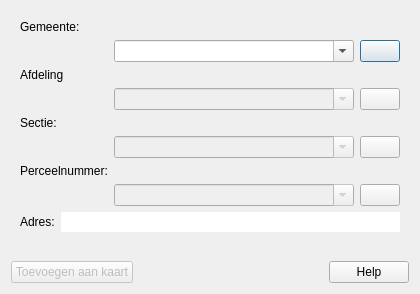
<?xml version="1.0" encoding="UTF-8"?>
<ui version="4.0">
 <author>Kay Warrie</author>
 <class>geopunt4QgisParcelDlg</class>
 <widget class="QDialog" name="geopunt4QgisParcelDlg">
  <property name="geometry">
   <rect>
    <x>0</x>
    <y>0</y>
    <width>420</width>
    <height>294</height>
   </rect>
  </property>
  <property name="minimumSize">
   <size>
    <width>0</width>
    <height>280</height>
   </size>
  </property>
  <property name="maximumSize">
   <size>
    <width>900</width>
    <height>900</height>
   </size>
  </property>
  <property name="windowTitle">
   <string>Zoek een perceel</string>
  </property>
  <property name="windowIcon">
   <iconset resource="resources.qrc">
    <normaloff>:/svg/images/Place.svg</normaloff>:/svg/images/Place.svg</iconset>
  </property>
  <layout class="QVBoxLayout" name="verticalLayout">
   <item>
    <widget class="QWidget" name="parcelWgt" native="true">
     <property name="sizePolicy">
      <sizepolicy hsizetype="Preferred" vsizetype="MinimumExpanding">
       <horstretch>0</horstretch>
       <verstretch>0</verstretch>
      </sizepolicy>
     </property>
     <layout class="QFormLayout" name="formLayout">
      <item row="0" column="0">
       <widget class="QLabel" name="municipalityLbl">
        <property name="text">
         <string>Gemeente:</string>
        </property>
       </widget>
      </item>
      <item row="1" column="1">
       <layout class="QHBoxLayout" name="horizontalLayout">
        <item>
         <widget class="QComboBox" name="municipalityCbx">
          <property name="sizePolicy">
           <sizepolicy hsizetype="MinimumExpanding" vsizetype="Fixed">
            <horstretch>0</horstretch>
            <verstretch>0</verstretch>
           </sizepolicy>
          </property>
          <property name="editable">
           <bool>true</bool>
          </property>
         </widget>
        </item>
        <item>
         <widget class="QPushButton" name="ZoomKnop_muni">
          <property name="toolTip">
           <string>Zoom naar</string>
          </property>
          <property name="statusTip">
           <string>Zoom naar</string>
          </property>
          <property name="text">
           <string/>
          </property>
          <property name="icon">
           <iconset resource="resources.qrc">
            <normaloff>:/plugins/geopunt4Qgis/images/binocularsSmall.png</normaloff>:/plugins/geopunt4Qgis/images/binocularsSmall.png</iconset>
          </property>
          <property name="autoDefault">
           <bool>true</bool>
          </property>
          <property name="flat">
           <bool>false</bool>
          </property>
         </widget>
        </item>
       </layout>
      </item>
      <item row="2" column="0">
       <widget class="QLabel" name="departmentLbl">
        <property name="text">
         <string>Afdeling </string>
        </property>
       </widget>
      </item>
      <item row="3" column="1">
       <layout class="QHBoxLayout" name="horizontalLayout_2">
        <item>
         <widget class="QComboBox" name="departmentCbx">
          <property name="enabled">
           <bool>false</bool>
          </property>
          <property name="sizePolicy">
           <sizepolicy hsizetype="MinimumExpanding" vsizetype="Fixed">
            <horstretch>0</horstretch>
            <verstretch>0</verstretch>
           </sizepolicy>
          </property>
          <property name="editable">
           <bool>true</bool>
          </property>
         </widget>
        </item>
        <item>
         <widget class="QPushButton" name="ZoomKnop_dep">
          <property name="toolTip">
           <string>Zoom naar</string>
          </property>
          <property name="statusTip">
           <string>Zoom naar</string>
          </property>
          <property name="text">
           <string/>
          </property>
          <property name="icon">
           <iconset resource="resources.qrc">
            <normaloff>:/plugins/geopunt4Qgis/images/binocularsSmall.png</normaloff>:/plugins/geopunt4Qgis/images/binocularsSmall.png</iconset>
          </property>
          <property name="autoDefault">
           <bool>true</bool>
          </property>
          <property name="flat">
           <bool>false</bool>
          </property>
         </widget>
        </item>
       </layout>
      </item>
      <item row="4" column="0">
       <widget class="QLabel" name="sectionLbl">
        <property name="text">
         <string>Sectie:</string>
        </property>
       </widget>
      </item>
      <item row="5" column="1">
       <layout class="QHBoxLayout" name="horizontalLayout_3">
        <item>
         <widget class="QComboBox" name="sectionCbx">
          <property name="enabled">
           <bool>false</bool>
          </property>
          <property name="sizePolicy">
           <sizepolicy hsizetype="MinimumExpanding" vsizetype="Fixed">
            <horstretch>0</horstretch>
            <verstretch>0</verstretch>
           </sizepolicy>
          </property>
          <property name="editable">
           <bool>true</bool>
          </property>
         </widget>
        </item>
        <item>
         <widget class="QPushButton" name="ZoomKnop_sect">
          <property name="toolTip">
           <string>Zoom naar</string>
          </property>
          <property name="statusTip">
           <string>Zoom naar</string>
          </property>
          <property name="text">
           <string/>
          </property>
          <property name="icon">
           <iconset resource="resources.qrc">
            <normaloff>:/plugins/geopunt4Qgis/images/binocularsSmall.png</normaloff>:/plugins/geopunt4Qgis/images/binocularsSmall.png</iconset>
          </property>
          <property name="autoDefault">
           <bool>true</bool>
          </property>
          <property name="flat">
           <bool>false</bool>
          </property>
         </widget>
        </item>
       </layout>
      </item>
      <item row="6" column="0">
       <widget class="QLabel" name="parcelLbl">
        <property name="text">
         <string>Perceelnummer:</string>
        </property>
       </widget>
      </item>
      <item row="7" column="1">
       <layout class="QHBoxLayout" name="horizontalLayout_4">
        <item>
         <widget class="QComboBox" name="parcelCbx">
          <property name="enabled">
           <bool>false</bool>
          </property>
          <property name="sizePolicy">
           <sizepolicy hsizetype="MinimumExpanding" vsizetype="Fixed">
            <horstretch>0</horstretch>
            <verstretch>0</verstretch>
           </sizepolicy>
          </property>
          <property name="editable">
           <bool>true</bool>
          </property>
         </widget>
        </item>
        <item>
         <widget class="QPushButton" name="ZoomKnop_parcel">
          <property name="sizePolicy">
           <sizepolicy hsizetype="Minimum" vsizetype="Minimum">
            <horstretch>0</horstretch>
            <verstretch>0</verstretch>
           </sizepolicy>
          </property>
          <property name="toolTip">
           <string>Zoom naar</string>
          </property>
          <property name="statusTip">
           <string>Zoom naar</string>
          </property>
          <property name="text">
           <string/>
          </property>
          <property name="icon">
           <iconset resource="resources.qrc">
            <normaloff>:/plugins/geopunt4Qgis/images/binocularsSmall.png</normaloff>:/plugins/geopunt4Qgis/images/binocularsSmall.png</iconset>
          </property>
          <property name="autoDefault">
           <bool>true</bool>
          </property>
          <property name="flat">
           <bool>false</bool>
          </property>
         </widget>
        </item>
       </layout>
      </item>
      <item row="9" column="0" colspan="2">
       <layout class="QHBoxLayout" name="horizontalLayout_5">
        <item>
         <layout class="QHBoxLayout" name="horizontalLayout_6">
          <item>
           <widget class="QLabel" name="label">
            <property name="text">
             <string>Adres:</string>
            </property>
           </widget>
          </item>
          <item>
           <widget class="QLineEdit" name="adresLine">
            <property name="enabled">
             <bool>true</bool>
            </property>
            <property name="frame">
             <bool>false</bool>
            </property>
            <property name="readOnly">
             <bool>true</bool>
            </property>
           </widget>
          </item>
         </layout>
        </item>
       </layout>
      </item>
     </layout>
    </widget>
   </item>
   <item>
    <spacer name="verticalSpacer">
     <property name="orientation">
      <enum>Qt::Vertical</enum>
     </property>
     <property name="sizeHint" stdset="0">
      <size>
       <width>20</width>
       <height>40</height>
      </size>
     </property>
    </spacer>
   </item>
   <item>
    <layout class="QHBoxLayout" name="widgetBtnsLayout">
     <item>
      <widget class="QPushButton" name="saveBtn">
       <property name="enabled">
        <bool>false</bool>
       </property>
       <property name="text">
        <string>Toevoegen aan kaart</string>
       </property>
       <property name="icon">
        <iconset resource="resources.qrc">
         <normaloff>:/plugins/geopunt4Qgis/images/addPointLayer.png</normaloff>:/plugins/geopunt4Qgis/images/addPointLayer.png</iconset>
       </property>
       <property name="autoDefault">
        <bool>false</bool>
       </property>
       <property name="default">
        <bool>false</bool>
       </property>
      </widget>
     </item>
     <item>
      <spacer name="horizontalSpacer_2">
       <property name="orientation">
        <enum>Qt::Horizontal</enum>
       </property>
       <property name="sizeHint" stdset="0">
        <size>
         <width>40</width>
         <height>20</height>
        </size>
       </property>
      </spacer>
     </item>
     <item>
      <widget class="QDialogButtonBox" name="buttonBox">
       <property name="sizePolicy">
        <sizepolicy hsizetype="Maximum" vsizetype="Fixed">
         <horstretch>0</horstretch>
         <verstretch>0</verstretch>
        </sizepolicy>
       </property>
       <property name="orientation">
        <enum>Qt::Horizontal</enum>
       </property>
       <property name="standardButtons">
        <set>QDialogButtonBox::Help</set>
       </property>
       <property name="centerButtons">
        <bool>false</bool>
       </property>
      </widget>
     </item>
    </layout>
   </item>
  </layout>
 </widget>
 <resources>
  <include location="resources.qrc"/>
 </resources>
 <connections>
  <connection>
   <sender>buttonBox</sender>
   <signal>accepted()</signal>
   <receiver>geopunt4QgisParcelDlg</receiver>
   <slot>close()</slot>
   <hints>
    <hint type="sourcelabel">
     <x>462</x>
     <y>226</y>
    </hint>
    <hint type="destinationlabel">
     <x>239</x>
     <y>179</y>
    </hint>
   </hints>
  </connection>
  <connection>
   <sender>buttonBox</sender>
   <signal>rejected()</signal>
   <receiver>geopunt4QgisParcelDlg</receiver>
   <slot>close()</slot>
   <hints>
    <hint type="sourcelabel">
     <x>462</x>
     <y>226</y>
    </hint>
    <hint type="destinationlabel">
     <x>239</x>
     <y>179</y>
    </hint>
   </hints>
  </connection>
 </connections>
</ui>
